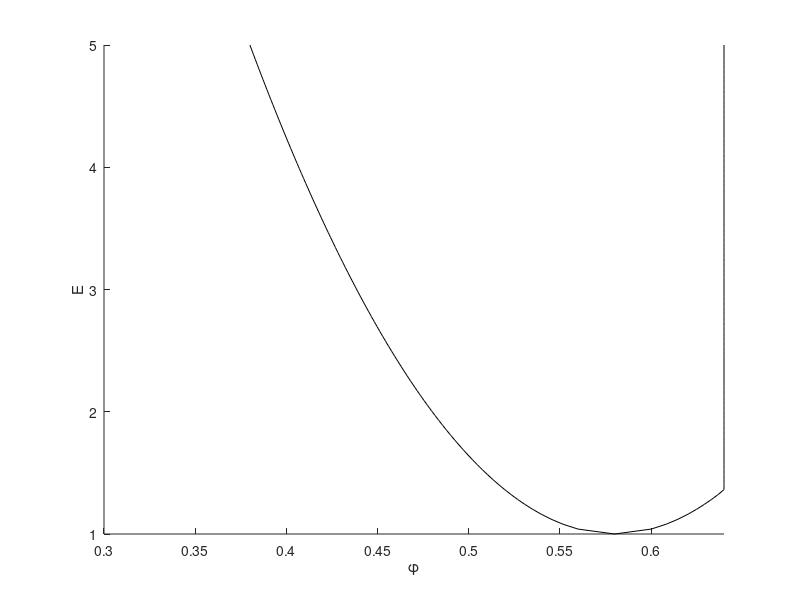

Reproduce this figure in MATLAB. (Note: this script raises an error after producing the figure.)
phi0 = 0.64;
phistar = 0.58;
a = 0.1; % higher stress = skinner binodal = lower a
Emin = 1;
eta0 = 1;

%eta_0V = @(phi) eta0*(phi0-phi).^(-2);
eta_0V = @(phi) min(1e7,eta0*(phi0-phi).^(-2));
phi1 = @(E) phistar - a*(E-Emin).^(1/2);
phi2 = @(E) min(phi0, phistar + a*(E-Emin).^(1/2));
eta1 = @(E) eta_0V(phi1(E));
eta2 = @(E) eta_0V(phi2(E));
n1 = @(phi,phi1,phi2) phi1/phi * (phi2-phi)/(phi2-phi1);
n2 = @(phi,phi1,phi2) phi2/phi * (phi-phi1)/(phi2-phi1);
eta_binodal = @(phi,E)  n1(phi,phi1(E),phi2(E))*eta1(E) + n2(phi,phi1(E),phi2(E))*eta2(E);

phi_equi_viscosity = @(eta,E) phi1(E).*phi2(E).*(eta1(E)-eta2(E)) ./ ( eta*(phi2(E)-phi1(E))+eta1(E).*phi1(E)-eta2(E).*phi2(E) );

figure; hold on;
xlabel('\phi'); ylabel('E')
xlim([0.3 phi0])

% plot the binodal line
E = linspace(Emin,Emin*5);
plot(phi1(E),E,'k');
plot(phi2(E),E,'k');

% plot eta
E = linspace(0,Emin*5,30);
phi = linspace(0.3,phi0-0.01,20);

minEta = 1e1; maxEta = 1e7;
colorEta = @(eta) cmap( min(256,max(1,round(1+255*(log(eta)-log(minEta))/(log(maxEta)-log(minEta))))) ,:);

cmap = viridis(256);
colormap(cmap);
for i=1:length(phi)
    for j=1:length(E)
        if E(j) > Emin && phi(i) > phi1(E(j)) && phi(i) < phi2(E(j)) 
            eta = eta_binodal(phi(i),E(j));
        else
            eta = eta_0V(phi(i));
        end
        
        %scatter(phi(i),E(j),[],log(eta),"filled",'s')
        plot(phi(i),E(j),'s','Color',colorEta(eta))
    end
end
%return
eta = logspace(log10(minEta),log10(maxEta),20);
E = linspace(0,Emin*5);
cmap = viridis(256);

%eta = 10^2;
for i=1:length(eta)
    phi_equi = phi_equi_viscosity(eta(i),E);
    inside_binodal = phi_equi>phi1(E) & phi_equi<phi2(E);
    outside_binodal = ~inside_binodal & ~isnan(phi_equi);
    phi_inside = phi_equi(inside_binodal);
    E_inside = E(inside_binodal);

    E_outside = E(outside_binodal);
    phi_outside = phi0-(eta(i)/eta0)^(-1/2)*ones(size(E_outside));

    phi_equi = [phi_outside,phi_inside];
    E_equi = [E_outside,E_inside];
    plot(phi_equi,E_equi,'Color',colorEta(eta(i)));
end



